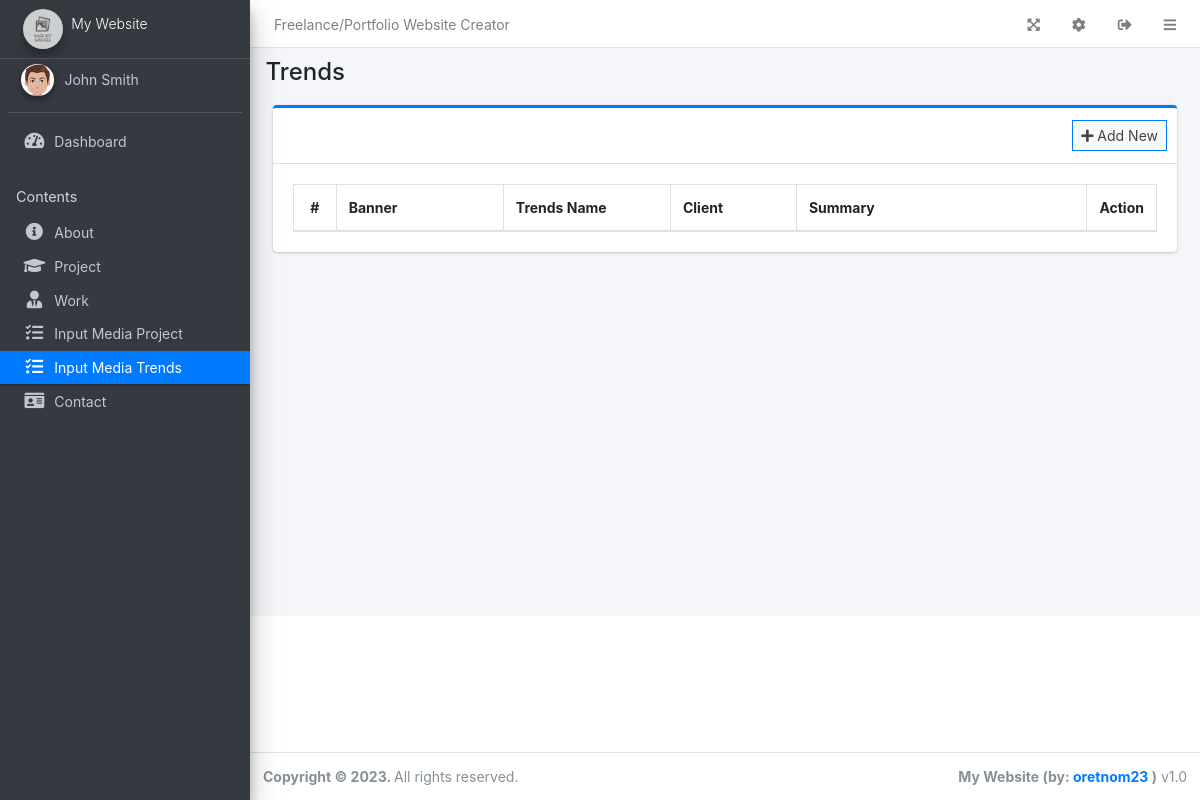
Page /admin/?page=trends (signed in) on the earlier database version.
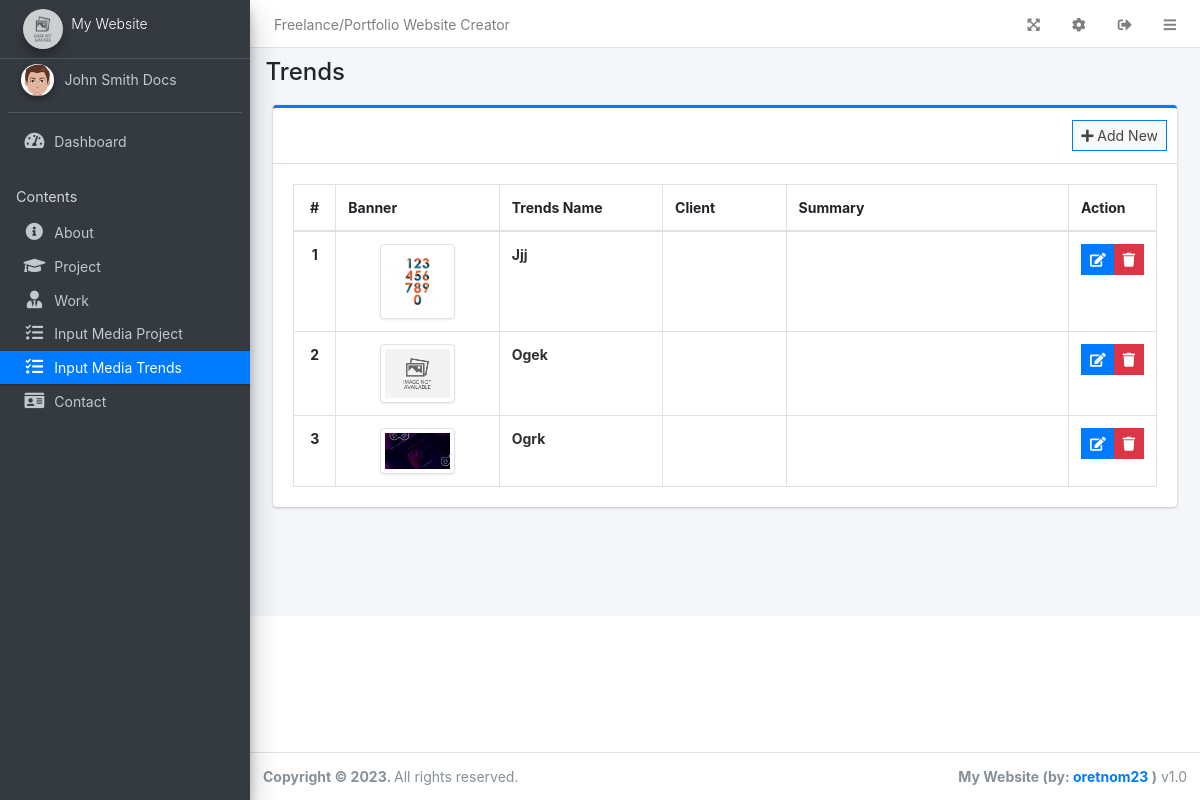
Same page on the later database version.
### tables this page shows
CREATE TABLE `trends` (
  `id` int(30) NOT NULL,
  `name` text,
  `summary` text,
  `description` text,
  `banner` text,
  `client` text
);

### config.php (called while the page is built, shortened)
<?php
require_once('classes/DBConnection.php');
require_once('classes/SystemSettings.php');
function validate_image($file){
	if(!empty($file)){
		if(is_file(base_app.$file)){
			return base_url.$file;
		}else{
			return base_url.'dist/img/no-image-available.png';
		}
	}else{
		return base_url.'dist/img/no-image-available.png';
	}
}
function isMobileDevice(){
    $aMobileUA = array(
        '/iphone/i' => 'iPhone',
        '/ipod/i' => 'iPod',
        '/ipad/i' => 'iPad',
        '/android/i' => 'Android',
        '/blackberry/i' => 'BlackBerry',
        '/webos/i' => 'Mobile'
    );
    return false;
}
?>

### classes/DBConnection.php (called while the page is built, shortened)
<?php
class DBConnection{
    private $host = DB_SERVER;
    private $username = DB_USERNAME;
    private $password = DB_PASSWORD;
    private $database = DB_NAME;
    public $conn;
    public function __construct(){
        if (!isset($this->conn)) {
            $this->conn = new mysqli($this->host, $this->username, $this->password, $this->database);
        }
    }
}
?>

### classes/SystemSettings.php (called while the page is built, shortened)
<?php
class SystemSettings extends DBConnection{
	function userdata($field = ''){
		if(!empty($field)){
			if(isset($_SESSION['userdata'][$field]))
				return $_SESSION['userdata'][$field];
			else
				return null;
		}else{
			return false;
		}
	}
	function info($field=''){
		if(!empty($field)){
			if(isset($_SESSION['system_info'][$field]))
				return $_SESSION['system_info'][$field];
			else
				return false;
		}else{
			return false;
		}
	}
}
$_settings = new SystemSettings();
?>

### admin/trends/index.php (the view, shortened to what this page needs)
<div class="col-lg-12">
	<div class="card card-outline card-primary">
		<div class="card-header">
			<div class="card-tools">
				<a class="btn btn-block btn-sm btn-default btn-flat border-primary new_trends" href="javascript:void(0)"><i class="fa fa-plus"></i> Add New</a>
			</div>
		</div>
		<div class="card-body">
			<table class="table tabe-hover table-bordered table-compact" id="list">
				<colgroup>
					<col width="5%">
					<col width="20%">
					<col width="20%">
					<col width="15%">
					<col width="35%">
					<col width="15%">
				</colgroup>
				<thead>
					<tr>
						<th class="text-center">#</th>
						<th>Banner</th>
						<th>Trends Name</th>
						<th>Client</th>
						<th>Summary</th>
						<th>Action</th>
					</tr>
				</thead>
				<tbody>
					<?php
					$i = 1;
					$qry = $conn->query("SELECT * FROM `trends` order by RAND() ");
					while ($row = $qry->fetch_assoc()) :
					?>
						<tr>
							<th class="text-center"><?php echo $i++ ?></th>
							<td>
								<center><img src="<?php echo validate_image($row['banner']) ?>" class="banner-img img-thumbnail" alt=""></center>
							</td>
							<td><b class="truncate-1"><?php echo ucwords($row['name']) ?></b></td>
							<td><b class="truncate-1"><?php echo ucwords($row['client']) ?></b></td>
							<td><small class="truncate-1"><?php echo $row['summary'] ?></small></td>
							<td class="text-center">
								<div class="btn-group">
									<a href="javascript:void(0)" data-id='<?php echo $row['id'] ?>' class="btn btn-primary btn-flat btn-sm manage_trends">
										<i class="fas fa-edit"></i>
									</a>
									<button type="button" class="btn btn-danger btn-sm btn-flat delete_trends" data-id="<?php echo $row['id'] ?>">
										<i class="fas fa-trash"></i>
									</button>
								</div>
							</td>
						</tr>
					<?php endwhile; ?>
				</tbody>
			</table>
		</div>
	</div>
</div>

### admin/index.php (shortened to what this page needs)
<?php require_once('../config.php'); ?>
 <!DOCTYPE html>
<html lang="en" class="" style="height: auto;">
<?php require_once('inc/header.php') ?>
  <body class="layout-fixed layout-footer-fixed text-sm sidebar-mini control-sidebar-slide-open layout-navbar-fixed " data-new-gr-c-s-check-loaded="14.991.0" data-gr-ext-installed="" style="height: auto;">
    <div class="wrapper">
     <?php require_once('inc/topBarNav.php') ?>
     <?php require_once('inc/navigation.php') ?>
     <?php $page = isset($_GET['page']) ? $_GET['page'] : 'home';  ?>
      <div class="content-wrapper" style="min-height: 567.854px;">
        <div class="content-header">
          <div class="container-fluid">
            <div class="row mb-2">
              <div class="col-sm-6">
                <h1 class="m-0"><?php echo ucwords(str_replace("_", " ",$page)) ?></h1>
              </div>
            </div>
          </div>
        </div>
        <section class="content">
          <div class="container-fluid">
            <?php
              if(!file_exists($page.".php") && !is_dir($page)){
                  include '404.html';
              }else{
                if(is_dir($page))
                  include $page.'/index.php';
                else
                  include $page.'.php';
              }
            ?>
          </div>
        </section>
      </div>
      <?php require_once('inc/footer.php') ?>
  </body>
</html>

### admin/inc/header.php (shortened to what this page needs)
<head>
    <link rel="stylesheet" href="<?php echo base_url ?>plugins/fontawesome-free/css/all.min.css">
    <link rel="stylesheet" href="<?php echo base_url ?>plugins/tempusdominus-bootstrap-4/css/tempusdominus-bootstrap-4.min.css">
  <link rel="stylesheet" href="<?php echo base_url ?>plugins/datatables-bs4/css/dataTables.bootstrap4.min.css">
  <link rel="stylesheet" href="<?php echo base_url ?>plugins/datatables-responsive/css/responsive.bootstrap4.min.css">
  <link rel="stylesheet" href="<?php echo base_url ?>plugins/datatables-buttons/css/buttons.bootstrap4.min.css">
  <link rel="stylesheet" href="<?php echo base_url ?>plugins/select2/css/select2.min.css">
  <link rel="stylesheet" href="<?php echo base_url ?>plugins/select2-bootstrap4-theme/select2-bootstrap4.min.css">
    <link rel="stylesheet" href="<?php echo base_url ?>plugins/icheck-bootstrap/icheck-bootstrap.min.css">
    <link rel="stylesheet" href="<?php echo base_url ?>plugins/jqvmap/jqvmap.min.css">
    <link rel="stylesheet" href="<?php echo base_url ?>dist/css/adminlte.css">
    <link rel="stylesheet" href="<?php echo base_url ?>dist/css/custom.css">
    <link rel="stylesheet" href="<?php echo base_url ?>plugins/overlayScrollbars/css/OverlayScrollbars.min.css">
    <link rel="stylesheet" href="<?php echo base_url ?>plugins/daterangepicker/daterangepicker.css">
    <link rel="stylesheet" href="<?php echo base_url ?>plugins/summernote/summernote-bs4.min.css">
  <link rel="stylesheet" href="<?php echo base_url ?>plugins/sweetalert2-theme-bootstrap-4/bootstrap-4.min.css">
  </head>

### admin/inc/topBarNav.php
<nav class="main-header navbar navbar-expand navbar-white navbar-light text-sm">
  <ul class="navbar-nav">
    <li class="nav-item d-none d-sm-inline-block">
      <a href="<?php echo base_url ?>" class="nav-link"><?php echo (!isMobileDevice()) ? $_settings->info('name'):$_settings->info('short_name'); ?></a>
    </li>
  </ul>
  <ul class="navbar-nav ml-auto">
    <li class="nav-item">
      <a class="nav-link" data-widget="fullscreen" href="#" role="button">
      <i class="fas fa-expand-arrows-alt"></i>
      </a>
    </li>
    <li class="nav-item">
      <a class="nav-link"href="<?php echo base_url.'admin/?page=system_info' ?>" role="button">
      <i class="fas fa-cog"></i>
      </a>
    </li>
    <li class="nav-item">
      <a class="nav-link"  href="javascript:void(0)" onclick="location.replace('<?php echo base_url.'/classes/Login.php?f=logout' ?>')" role="button">
      <i class="fas fa-sign-out-alt"></i>
      </a>
    </li>
    <li class="nav-item">
      <a class="nav-link" data-widget="pushmenu" href="#" role="button"><i class="fas fa-bars"></i></a>
    </li>
  </ul>
</nav>

### admin/inc/navigation.php (shortened to what this page needs)
<aside class="main-sidebar sidebar-dark-primary elevation-4">
  <a href="<?php echo base_url ?>admin" class="brand-link text-sm">
    <img src="<?php echo validate_image($_settings->info('logo')) ?>" alt="Store Logo" class="brand-image img-circle elevation-3" style="opacity: .8;width: 2.5rem;height: 2.5rem;max-height: unset">
    <span class="brand-text font-weight-light"><?php echo $_settings->info('short_name') ?></span>
  </a>
  <div class="sidebar os-host os-theme-light os-host-overflow os-host-overflow-y os-host-resize-disabled os-host-transition os-host-scrollbar-horizontal-hidden">
    <div class="os-content-glue" style="margin: 0px -8px; width: 249px; height: 646px;"></div>
    <div class="os-padding">
      <div class="os-viewport os-viewport-native-scrollbars-invisible" style="overflow-y: scroll;">
        <div class="os-content" style="padding: 0px 8px; height: 100%; width: 100%;">
          <div class="user-panel mt-3 pb-3 mb-3 d-flex">
            <div class="image">
              <img src="<?php echo validate_image($_settings->userdata('avatar')) ?>" class="img-circle elevation-2" alt="User Image" style="height: 2rem;object-fit: cover">
            </div>
            <div class="info">
              <a href="<?php echo base_url ?>admin/?page=user" class="d-block"><?php echo ucwords($_settings->userdata('firstname') . ' ' . $_settings->userdata('lastname')) ?></a>
            </div>
          </div>
          <nav class="mt-2">
            <ul class="nav nav-pills nav-sidebar flex-column nav-flat" data-widget="treeview" role="menu" data-accordion="false">
              <li class="nav-item dropdown">
                <a href="./" class="nav-link nav-home">
                  <i class="nav-icon fas fa-tachometer-alt"></i>
                  <p>
                    Dashboard
                  </p>
                </a>
              </li>
              <li class="nav-header">Contents</li>
              <li class="nav-item dropdown">
                <a href="<?php echo base_url ?>admin/?page=about" class="nav-link nav-about">
                  <i class="nav-icon fas fa-info-circle"></i>
                  <p>
                    About
                  </p>
                </a>
              </li>
              <li class="nav-item dropdown">
                <a href="<?php echo base_url ?>admin/?page=education" class="nav-link nav-education">
                  <i class="nav-icon fas fa-graduation-cap"></i>
                  <p>
                    Project
                  </p>
                </a>
              </li>
              <li class="nav-item dropdown">
                <a href="<?php echo base_url ?>admin/?page=work" class="nav-link nav-work">
                  <i class="nav-icon fas fa-user-tie"></i>
                  <p>
                    Work
                  </p>
                </a>
              </li>
              <li class="nav-item dropdown">
                <a href="<?php echo base_url ?>admin/?page=project" class="nav-link nav-project">
                  <i class="nav-icon fas fa-tasks"></i>
                  <p>
                    Input Media Project
                  </p>
                </a>
              </li>
              <li class="nav-item dropdown">
                <a href="<?php echo base_url ?>admin/?page=trends" class="nav-link nav-trends">
                  <i class="nav-icon fas fa-tasks"></i>
                  <p>
                    Input Media Trends
                  </p>
                </a>
              </li>
              <li class="nav-item dropdown">
                <a href="<?php echo base_url ?>admin/?page=contact" class="nav-link nav-contact">
                  <i class="nav-icon fas fa-id-card"></i>
                  <p>
                    Contact
                  </p>
                </a>
              </li>
            </ul>
          </nav>
        </div>
      </div>
    </div>
  </div>
</aside>

### admin/inc/footer.php (shortened to what this page needs)
<footer class="main-footer text-sm">
        <strong>Copyright © <?php echo date('Y') ?>.
        </strong>
        All rights reserved.
        <div class="float-right d-none d-sm-inline-block">
          <b><?php echo $_settings->info('short_name') ?> (by: <a href="mailto:oretnom23@gmail.com" target="blank">oretnom23</a> )</b> v1.0
        </div>
      </footer>
    </div>

### admin/trends/index.php (style rules this page uses)
.banner-img { width: 75px; object-fit: contain; }

Differences in the rows shown:
added trends: banner (picture), name "Jjj"
added trends: shows a picture, name "Ogek"
added trends: banner (picture), name "Ogrk"
Other differences:
text no longer shown: "John Smith"
text now shown: "John Smith Docs"
